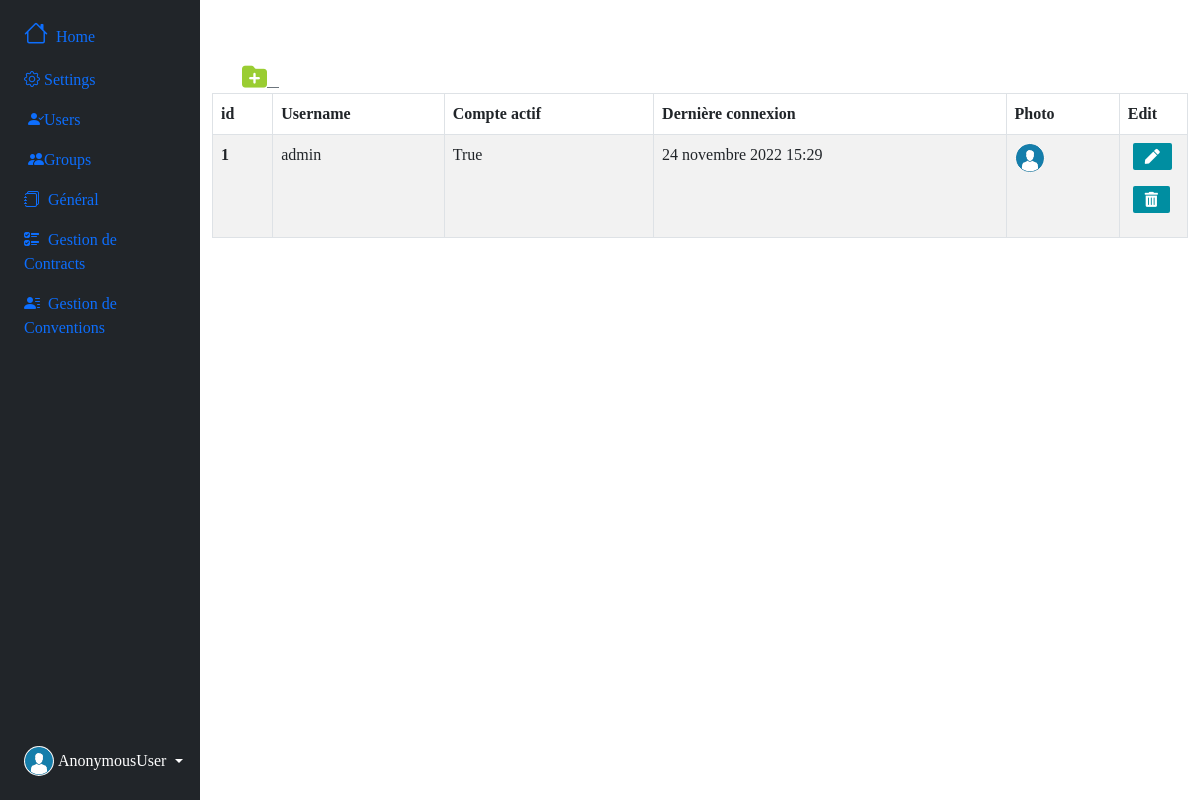
/auth/users, run on the app's committed database.
### authentication/models.py (models this page shows, shortened)
class User(AbstractUser):
    photo = models.ImageField(upload_to='users_img/', null=True, blank=True)

### authentication/views.py (the view)
# urls.py: path('auth/users', views.users, name="users"),
def users(request):
    user_lists = User.objects.all()
    return render(request, "authentication/list.html", {"user_lists":user_lists})

### authentication/templates/authentication/list.html (shortened to what this page needs)
{% extends 'index.html' %}
{% block main%}
<a href="{% url 'add_user' %}" class="btn-outline-secondary" style="width: 50px; height: 50px; margin-left: 30px;" title="Add user">
  <i style="color: yellowgreen; font-size: 25px; " class="fa-sharp fa-solid fa-folder-plus"></i> &nbsp;&nbsp;
</a>
<table table id="example" class="table table-striped table-bordered nowrap" style="width:100%">
  <thead>
    <tr>
      <th scope="col">id</th>
      <th scope="col">Username</th>
      <th scope="col">Compte actif</th>
      <th scope="col">Dernière connexion</th>
      <th scope="col">Photo</th>
      <th scope="col" style="width: 7%">Edit</th>
    </tr>
  </thead>
  <tbody>
    {% for user_list in user_lists %}
    <tr>
      <th scope="row">{{user_list.id}}</th>
      <td>{{user_list.username}}</td>
      <td>{{user_list.is_active}}</td>
      <td>{{user_list.last_login}}</td>
      <td>
      <img src="{{user_list.photo.url}}" alt="hugenerd" width="30" height="30" class="rounded-circle">
      </td>
      <td>
        <a href="{% url 'edit_user' user_list.id %}" class="btn btn-success text-center" title="Edit user">
          <i style="font-size: 15px;" class="fas fa-pen"></i>
      </a>
      <a class="btn btn-secondary text-center" title="Delete user" data-bs-toggle="modal" data-bs-target="#deleteModal{{user_list.id}}">
          <i style="font-size: 15px;" class="fas fa-trash-alt"></i>
      </a>
    </td>
    </tr>
    {% endfor %}
  </tbody>
</table>
  {% endblock main%}

### contrat/static/css/index.css (style rules this page uses)
* { padding: 0; margin: 0; box-sizing: border-box; list-style-type: none; text-decoration: none; font-family: "verdana"; }
.btn { background-color: #008ea1; border-radius: 2px; color: #fff; font-size: .3rem; border: none; cursor: pointer; margin-bottom: 1rem; margin-left: 5px; }

### data on the page
User: id "1", username "admin", is_active "True", last_login "24 novembre 2022 15:29", photo (picture)

### other printed values
{{ request.user }} "AnonymousUser"
